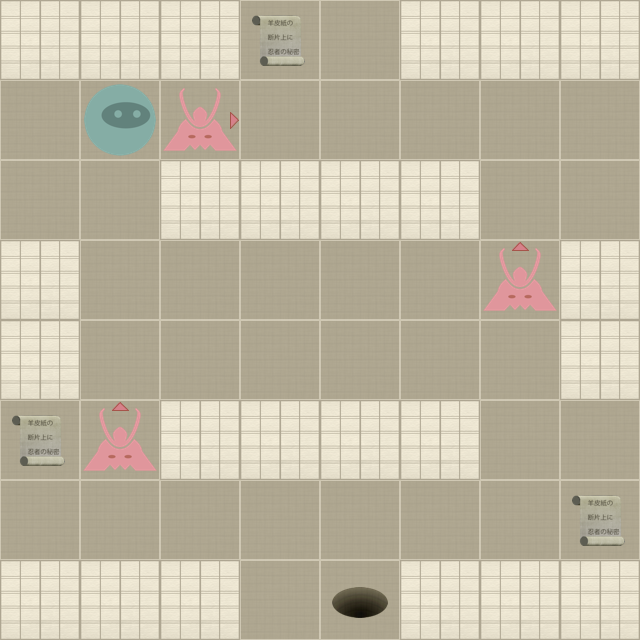

Rendered tile map (Tiled .tmx) drawn with the repository's tilesets; below, a short description and the map source with its tile grids summarised:
An orthogonal 8x8 tile map with 80x80 px tiles, 2 tile layers (Level, Actors).

<map version="1.0" orientation="orthogonal" width="8" height="8" tilewidth="80" tileheight="80">
 <properties>
  <property name="moves" value="19" />
 </properties>
 <tileset firstgid="1" name="tiles" tilewidth="80" tileheight="80" spacing="2" margin="2">
  <image source="tiles-hd.png" width="512" height="512" />
  <tile id="0">
   <properties>
    <property name="actor" value="exit" />
   </properties>
  </tile>
  <tile id="2">
   <properties>
    <property name="actor" value="guard" />
    <property name="direction" value="down" />
   </properties>
  </tile>
  <tile id="3">
   <properties>
    <property name="actor" value="guard" />
    <property name="direction" value="left" />
   </properties>
  </tile>
  <tile id="4">
   <properties>
    <property name="actor" value="guard" />
    <property name="direction" value="right" />
   </properties>
  </tile>
  <tile id="5">
   <properties>
    <property name="actor" value="guard" />
    <property name="direction" value="up" />
   </properties>
  </tile>
  <tile id="7">
   <properties>
    <property name="actor" value="player" />
   </properties>
  </tile>
  <tile id="8">
   <properties>
    <property name="actor" value="scroll" />
   </properties>
  </tile>
  <tile id="9">
   <properties>
    <property name="wall" value="1" />
   </properties>
  </tile>
 </tileset>
 <layer name="Level" width="8" height="8">
  <data>[64 cells, 64 non-empty, 2 distinct tile ids]</data>
 </layer>
 <layer name="Actors" width="8" height="8">
  <data>[64 cells, 8 non-empty, 5 distinct tile ids]</data>
 </layer>
</map>
